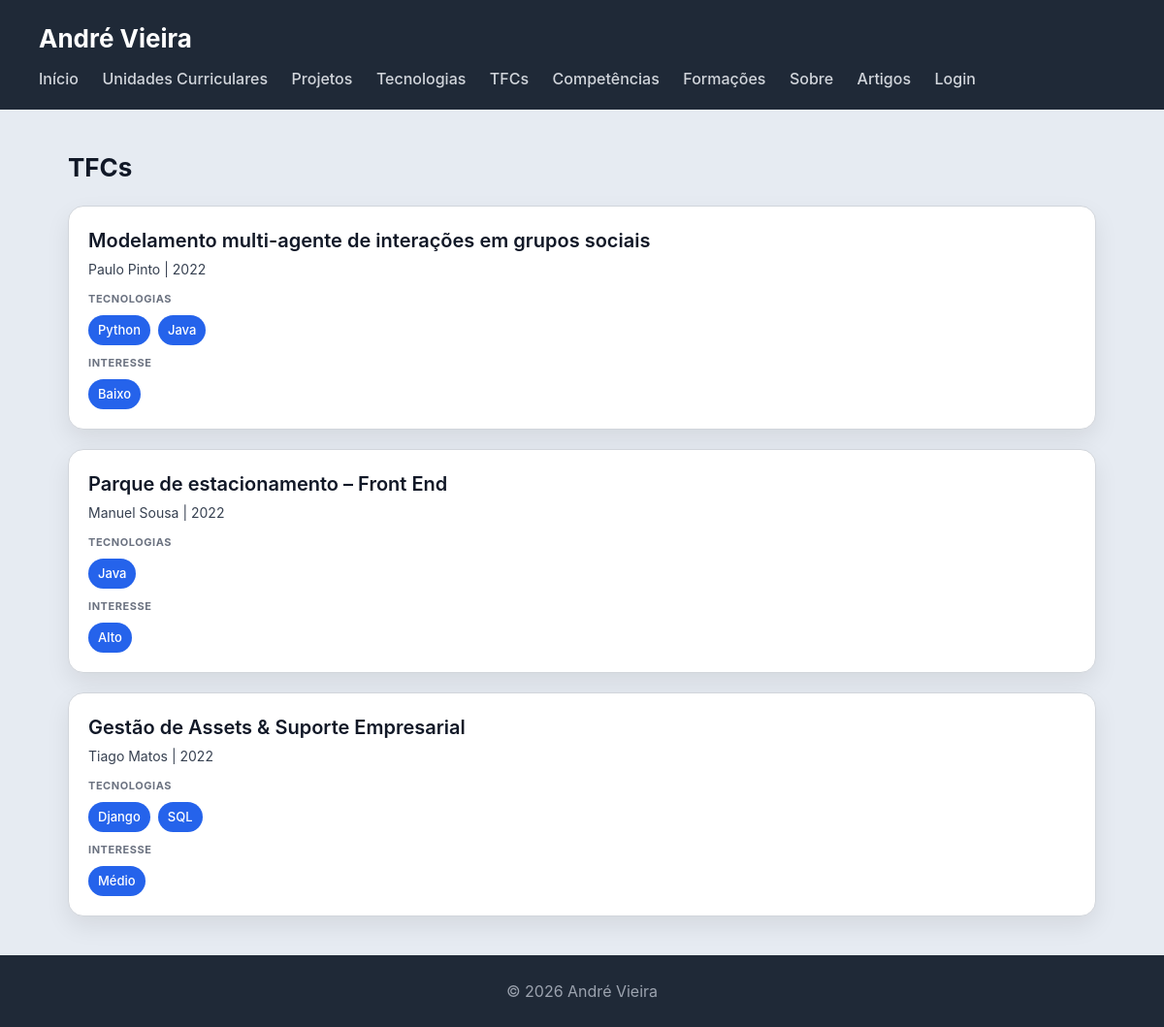
Screenshot of /portfolio/tfcs/ with the database file from the repository.
### portfolio/models.py (models this page shows, shortened)
class TFC(models.Model):
    INTERESSE_CHOICES = [
        (1, 'Baixo'),
        (2, 'Médio'),
        (3, 'Alto'),
    ]
    titulo = models.CharField(max_length=300)
    autor = models.CharField(max_length=200)
    ano = models.IntegerField()
    descricao = models.TextField(blank=True)
    tecnologias = models.ManyToManyField(Tecnologia, related_name='tfcs', blank=True)
    link = models.URLField(blank=True)
    nivel_interesse = models.IntegerField(choices=INTERESSE_CHOICES, default=2)

class Tecnologia(models.Model):
    NIVEL_CHOICES = [
        (1, 'Iniciante'),
        (2, 'Básico'),
        (3, 'Intermédio'),
        (4, 'Avançado'),
        (5, 'Especialista'),
    ]
    nome = models.CharField(max_length=100)
    descricao = models.TextField(blank=True)
    logo = models.ImageField(upload_to='tecnologias/', blank=True, null=True)
    link_website = models.URLField(blank=True)
    nivel_interesse = models.IntegerField(choices=NIVEL_CHOICES, default=3)
    categoria = models.CharField(max_length=100, blank=True)

### portfolio/views.py (the view)
# urls.py: path('tfcs/', views.tfcs_view, name='tfcs'),
def tfcs_view(request):
    tfcs = TFC.objects.prefetch_related('tecnologias').all()
    return render(request, 'portfolio/tfcs.html', {'tfcs': tfcs})

### portfolio/templates/portfolio/tfcs.html
{% extends 'portfolio/base.html' %}
{% block content %}
<h2>TFCs</h2>
<section>
    {% for tfc in tfcs %}
    <article>
        <header>
            <h3>{{ tfc.titulo }}</h3>
            <p>{{ tfc.autor }} | {{ tfc.ano }}</p>
        </header>
        <section>
            <h4>Tecnologias</h4>
            <ul>
                {% for tecnologia in tfc.tecnologias.all %}
                <li>{{ tecnologia.nome }}</li>
                {% empty %}
                <li>Sem tecnologias</li>
                {% endfor %}
            </ul>
        </section>
        <section>
            <h4>Interesse</h4>
            <ul>
                <li>{{ tfc.get_nivel_interesse_display }}</li>
            </ul>
        </section>
    </article>
    {% endfor %}
</section>
{% endblock %}

### portfolio/static/portfolio/styles.css (style rules this page uses)
* { box-sizing: border-box; margin: 0; padding: 0; }
body { font-family: "Inter", "Segoe UI", system-ui, -apple-system, sans-serif; background: #e6ebf2; color: #111827; line-height: 1.5; }
h2 { margin-bottom: 20px; font-size: 26px; }
section > article { background: white; padding: 20px; border-radius: 16px; border: 1px solid #d1d5db; box-shadow: 0 10px 25px rgba(0,0,0,0.08); transition: all 0.25s ease; margin-bottom: 20px; }
article > header { margin-bottom: 12px; }
article > header > h3 { font-size: 20px; font-weight: 600; margin-bottom: 4px; }
article > header > p { font-size: 14px; color: #374151; }
article > section { margin-top: 10px; }
article > section > h4 { font-size: 11px; text-transform: uppercase; color: #6b7280; margin-bottom: 8px; letter-spacing: 0.05em; }
article > section > ul { list-style: none; display: flex; flex-wrap: wrap; gap: 8px; }
article > section > ul > li { background: #2563eb; color: white; padding: 6px 10px; border-radius: 999px; font-size: 13px; font-weight: 500; }

### rows the page displays
TFC: titulo "Modelamento multi-agente de interações em grupos sociais", autor "Paulo Pinto", ano "2022", nivel_interesse "Baixo"
Tecnologia: nome "Python"
Tecnologia: nome "Java"
TFC: titulo "Parque de estacionamento – Front End", autor "Manuel Sousa", ano "2022", nivel_interesse "Alto"
TFC: titulo "Gestão de Assets & Suporte Empresarial", autor "Tiago Matos", ano "2022", nivel_interesse "Médio"
Tecnologia: nome "Django"
Tecnologia: nome "SQL"
